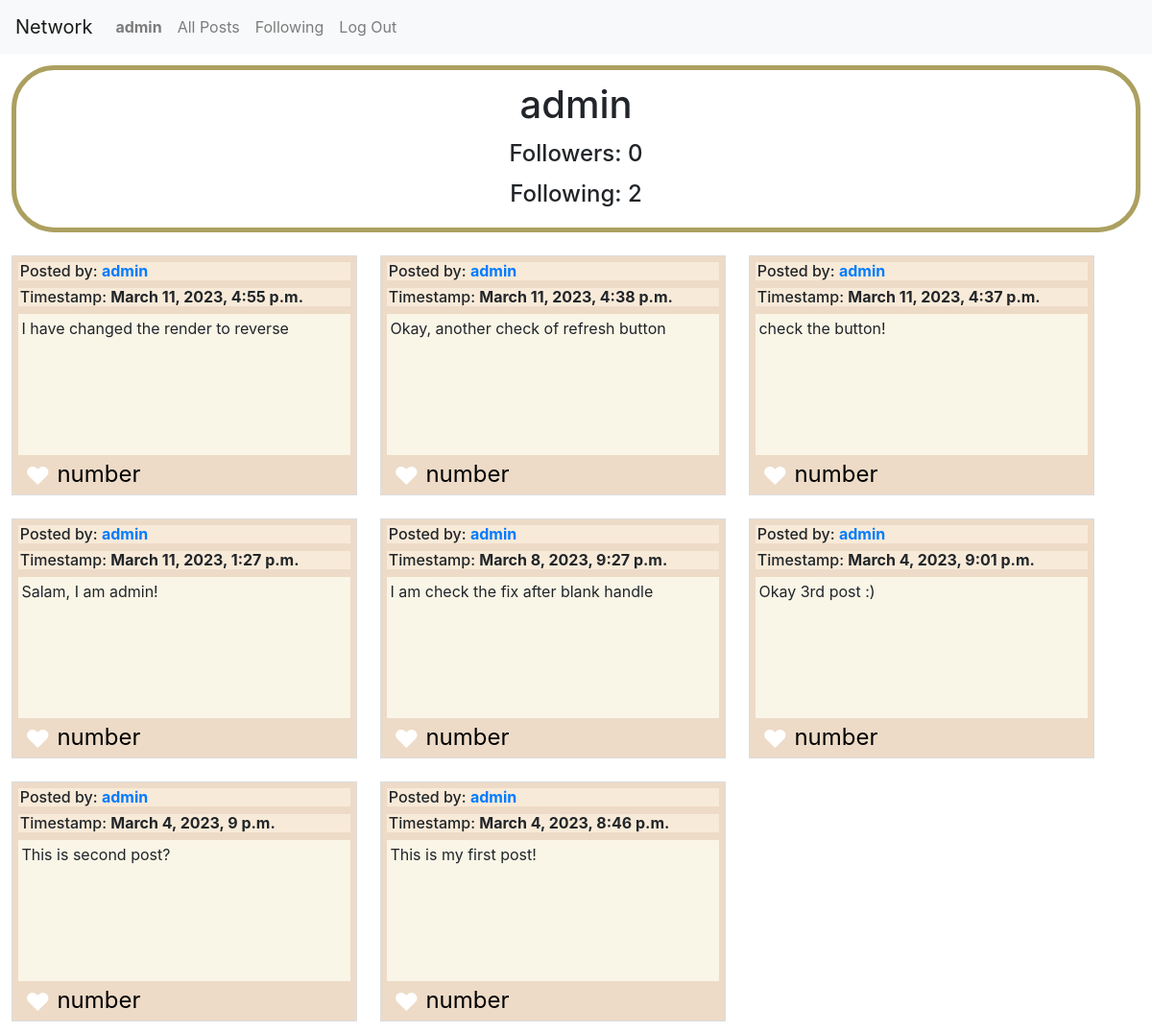
Page /individual/3 (signed in) on the committed database.
### network/models.py (models this page shows, shortened)
class User(AbstractUser):
    pass

class Post(models.Model):
    user = models.ForeignKey(User, on_delete=models.CASCADE, related_name="post_owner") #, null=True, blank=True)
    post = models.CharField(max_length=5000)
    timestamp = models.DateTimeField(auto_now_add=True)

### network/views.py (the view)
# urls.py: path("individual/<int:id>", views.individual, name="individual"),
def individual(request, id):
    user_individual = User.objects.get(pk=id)
    currentUser = request.user
    posts = Post.objects.filter(user=user_individual).order_by('-timestamp')
    if Follow.objects.filter(user_main=user_individual, user_follower=currentUser).exists():
        button = "Unfollow"
    else:
        button = "Follow"
    numberofFollowers = Follow.objects.filter(user_main = user_individual).count()
    numberofFollowing = Follow.objects.filter(user_follower = user_individual).count()
    return render(request, "network/individual.html", {
        "posts" : posts,
        "user_individual" : user_individual,
        "currentUser" : currentUser,
        "button" : button,
        "numberofFollowers" : numberofFollowers,
        "numberofFollowing" : numberofFollowing
    })

### network/templates/network/individual.html (shortened to what this page needs)
{% extends "network/layout.html" %} {%load static%} {% block body %}
<div class="user-profile">
  <h1 class="user-profile-name">{{ user_individual }}</h1>
  <h4 class="user-profile-followers">Followers: {{ numberofFollowers }}</h4>
  <h4 class="user-profile-following">Following: {{ numberofFollowing }}</h4>
</div>
<div class="post-content">
  {% for post in posts %}
  <div class="individual-post">
    <h6 class="user-and-time">
      Posted by:
      <strong
        ><a
          href="{% url 'individual' id=post.user.id %}"
          id="user-{{ post.user.id }}"
          >{{ post.user }}</a
        ></strong
      >
    </h6>
    <h6 class="user-and-time">
      Timestamp: <strong>{{ post.timestamp }}</strong>
    </h6>
    <div class="individual-post-content">
      <p>{{ post.post }}</p>
    </div>
    <p class="likes">&#9829;</p>
    <p class="like-number">number</p>
  </div>
  {% endfor %}
</div>
{% endblock %}

### network/templates/network/layout.html (shortened to what this page needs)
{% load static %}
<!DOCTYPE html>
<html lang="en">
  <head>
    <link
      rel="stylesheet"
      href="https://stackpath.bootstrapcdn.com/bootstrap/4.4.1/css/bootstrap.min.css"
    />
    <link href="{% static 'network/styles.css' %}" rel="stylesheet" />
  </head>
  <body>
    <nav class="navbar navbar-expand-lg navbar-light bg-light">
      <a class="navbar-brand" href="#">Network</a>
      <div>
        <ul class="navbar-nav mr-auto">
          {% if user.is_authenticated %}
          <li class="nav-item">
            <a class="nav-link" href="#"
              ><strong>{{ user.username }}</strong></a
            >
          </li>
          {% endif %}
          <li class="nav-item">
            <a class="nav-link" href="{% url 'index' %}">All Posts</a>
          </li>
          {% if user.is_authenticated %}
          <li class="nav-item">
            <a class="nav-link" href="{% url 'following_page' %}">Following</a>
          </li>
          <li class="nav-item">
            <a class="nav-link" href="{% url 'logout' %}">Log Out</a>
          </li>
          {% endif %}
        </ul>
      </div>
    </nav>
    <div class="body">{% block body %} {% endblock %}</div>
  </body>
</html>

### network/static/network/styles.css (style rules this page uses)
.post-content { display: flex; flex-wrap: wrap; justify-content: space-around flex-start; }
.individual-post { display: flex; flex-direction: row; flex-wrap: wrap; align-content: flex-start; padding: 0.5%; border: solid 1px gainsboro; margin: 1%; height: 250px; width: 30%; background-color: #eddbc7; }
.user-and-time { width: 100%; background-color: #f8ead8; padding-left: 0.5%; }
.individual-post-content { width: 100%; flex-grow: 15; padding: 1%; background-color: #f9f5e7; height: 62.5%; }
.likes { color: white; font-size: 26px; height: 12%; margin-bottom: 1%; margin-top: 0.5%; padding-left: 2%; }
.like-number { color: black; font-size: 24px; height: 12%; margin-bottom: 1%; margin-top: 0.5%; padding-left: 2%; width: 50%; }
.user-profile { display: flex; flex-direction: column; align-items: center; gap: 5px; margin: 1%; border: solid 5px rgba(127, 109, 10, 0.649); border-radius: 45px; padding: 1%; }

### rows in the picture
User: username "admin"
Post: user "admin", timestamp "March 11, 2023, 4:55 p.m.", post "I have changed the render to reverse"
Post: user "admin", timestamp "March 11, 2023, 4:38 p.m.", post "Okay, another check of refresh button"
Post: user "admin", timestamp "March 11, 2023, 4:37 p.m.", post "check the button!"
Post: user "admin", timestamp "March 11, 2023, 1:27 p.m.", post "Salam, I am admin!"
Post: user "admin", timestamp "March 8, 2023, 9:27 p.m.", post "I am check the fix after blank handle"
Post: user "admin", timestamp "March 4, 2023, 9:01 p.m.", post "Okay 3rd post :)"
Post: user "admin", timestamp "March 4, 2023, 9 p.m.", post "This is second post?"
Post: user "admin", timestamp "March 4, 2023, 8:46 p.m.", post "This is my first post!"

### other values in the picture
{{ numberofFollowers }} "0"
{{ numberofFollowing }} "2"
